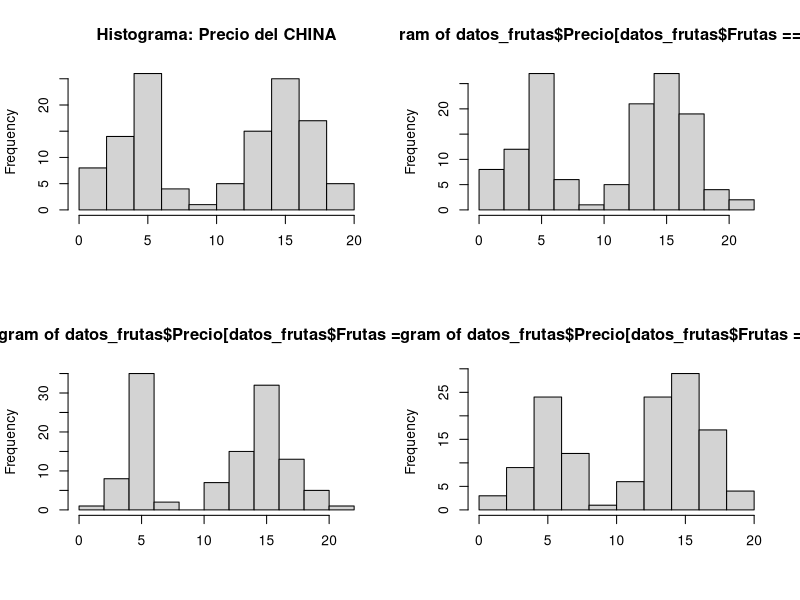

The R script that drew this image:
## ---- chunk 1
 # tipos de frutas
 Frutas <- factor(sample(c("CHINA","KIWI","UVA","FRESA"),size = 500,replace = TRUE))
 # precio en dolares por cada 5 libras 
 Precio <- round(c(rnorm(180,5,1),rgamma(20,2,5),rnorm(300,15,2)),1)
## ---- chunk 2
datos_frutas <- data.frame(Precio,Frutas)
## ---- chunk 3
head(datos_frutas,10)
## ---- chunk 4
 par(mfrow=c(2,2))
 hist(datos_frutas$Precio[datos_frutas$Frutas== "CHINA"],xlab = "",main = "Histograma: Precio del CHINA")
 hist(datos_frutas$Precio[datos_frutas$Frutas== "FRESA"],xlab = "")
 hist(datos_frutas$Precio[datos_frutas$Frutas== "KIWI"],xlab = "")
 hist(datos_frutas$Precio[datos_frutas$Frutas== "UVA"],xlab = "")
